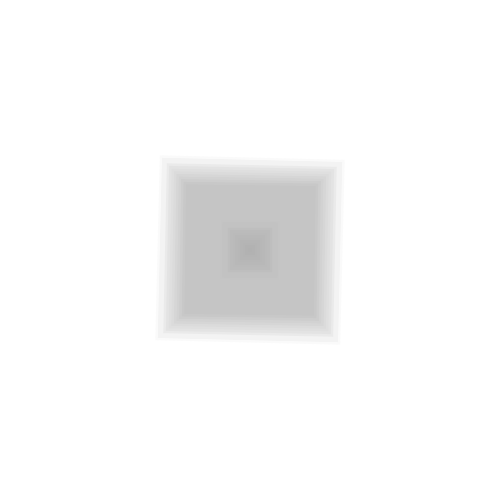
Frame 1 (no input)
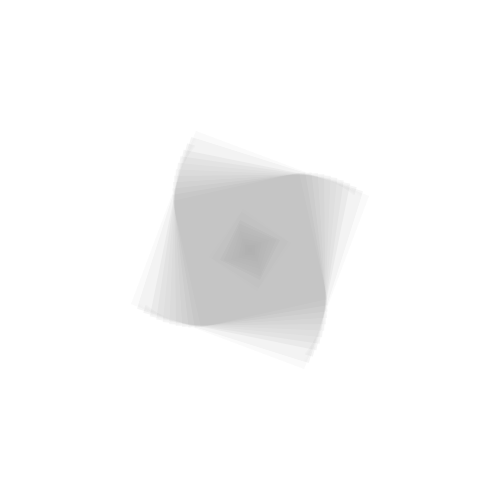
Frame 60 (the mouse pressed at the canvas centre just before this capture)
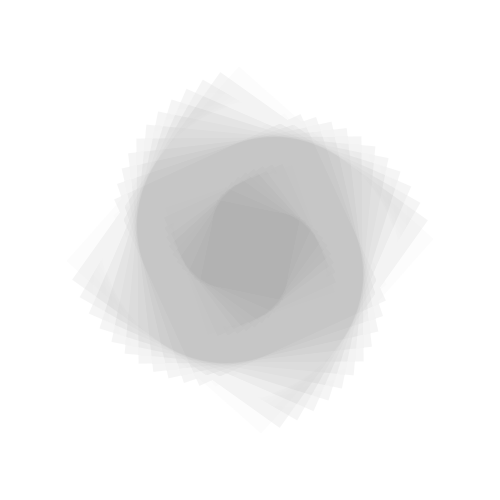
Frame 120 (the mouse held since frame 60 and released just before this capture)

The Processing sketch that drew these frames (run headless with seeded random() and noise(); from frame 60 on, the mouse is pressed at the canvas centre):

// Processing sketch: video4b
// ── video4b.pde
float angle;
float a = 0.0;
float inc = TWO_PI/25.0;

void setup() {
  size(500, 500);
  smooth();
}

void draw() {
  float bg = 255;
  background(bg, bg, bg);
  for (int i=0; i<(width/10); i++) {
    float col=1;
    col += 50;
    cuadrado(i*5+sin(a)*.05, i*.001, 255-(sin(a)*1000.0));
    a = a + inc;
  }

}

void cuadrado(float size, float ang, float filler) {
  pushMatrix();
  fill(filler, 10);
  angle += 1;
  float ratonX = map(mouseX, 0, width, 0, 150);
  float ratonY = map(mouseY, 0, height, 0, 150);
  translate(width/2, height/2);
  rotate(radians(angle*ang));
  rectMode(CENTER);
  noStroke();
  rect(0, 0, size+ratonX, size+ratonX);
  popMatrix();
}

void cuadradoRojo(float size, float ang, float filler) {
  pushMatrix();
  fill(filler, 35);
  angle += 1;
  float ratonX = map(mouseX, 0, width, 0, 150);
  float ratonY = map(mouseY, 0, height, 0, 150);
  translate(width/2, height/2);
  rotate(radians(angle*ang));
  rectMode(CENTER);
  //noStroke();
  rect(0, 0, size+ratonX, size+ratonX);
  popMatrix();
  
}
